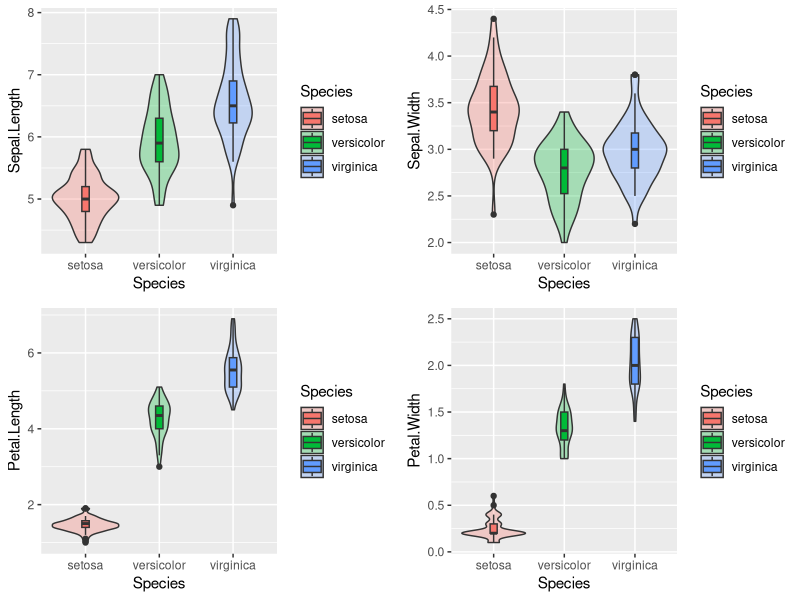

The R source for this figure:
library(datasets) # Importowanie bibliotek.
library(dplyr)
library(ggplot2)
library(GGally)
library(gridExtra)
data("iris") # Wczytywanie danych
df <- iris


num.cols <- colnames(df %>% select( where(is.numeric)))

violin.plot.box_maker <- function(var){
ggplot(data = df, 
       aes(x = Species, y = .data[[var]],fill = Species)) +
  geom_violin(alpha = 0.3) +
  geom_boxplot(width = 0.1)
}

grid.arrange(violin.plot.box_maker("Sepal.Length"),
             violin.plot.box_maker("Sepal.Width"),
             violin.plot.box_maker("Petal.Length"),
             violin.plot.box_maker("Petal.Width"))

             

